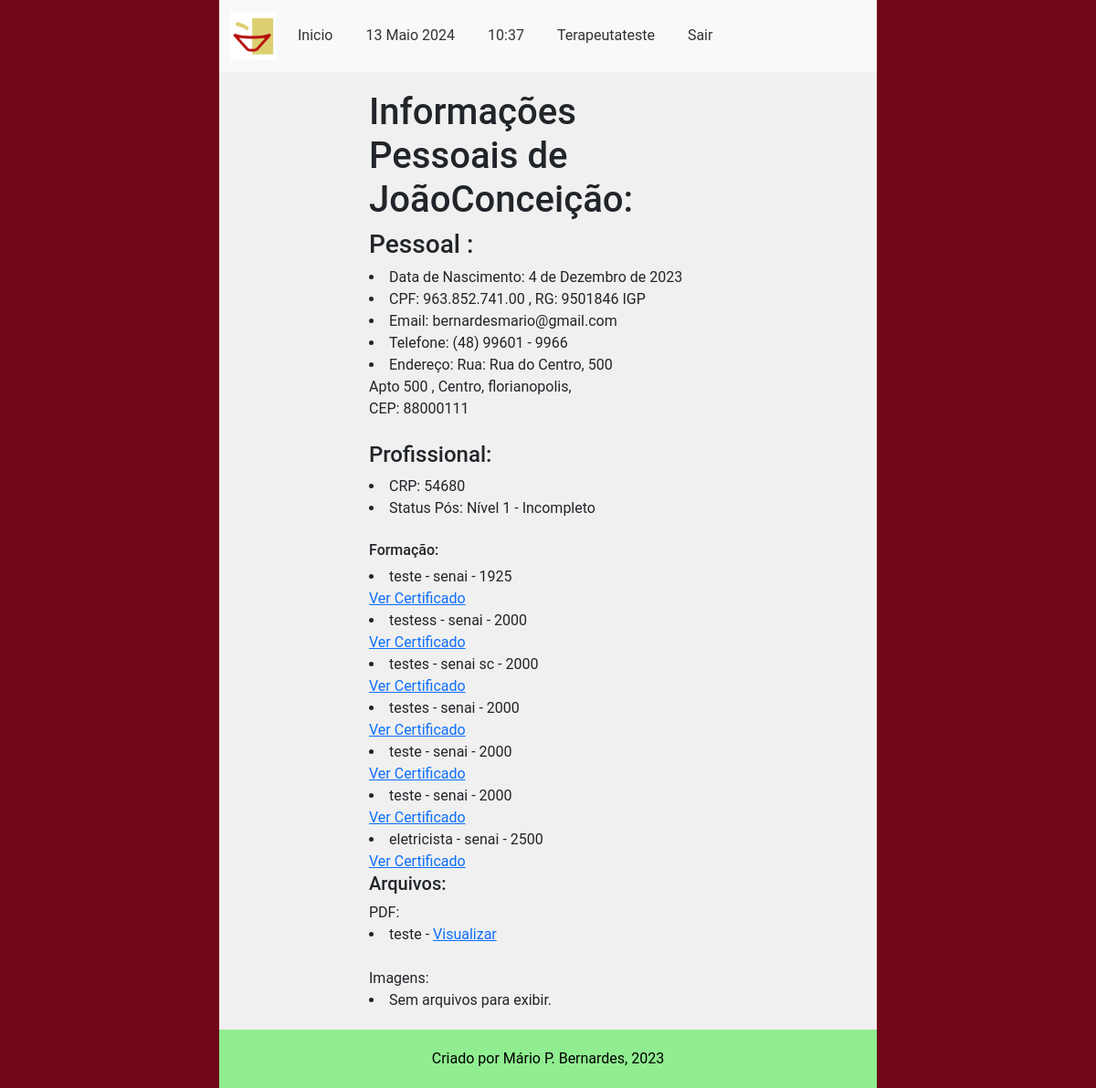
Page /main/perfil/54680 (signed in) on the committed database.
### accounts/models.py (models this page shows, shortened)
class CustomUser(AbstractUser):
    email = models.EmailField(unique=True, verbose_name='E-mail')
    phone_number = models.CharField(max_length=11, unique=True, verbose_name='Telefone', validators=[
        validate_numbers, MinLengthValidator(limit_value=11), MaxLengthValidator(limit_value=11)
    ])
    require_otp_login = models.BooleanField(null=False, default=True)  # TODO trocar pra False
    otp = models.CharField(max_length=6, null=True, blank=True)

### main/models.py (models this page shows, shortened)
class CadastroProfissionais(models.Model):
    nome = models.CharField(verbose_name='Nome', max_length=100,
                            unique=True, editable=True, validators=[validate_letters])
    conselho_codigo = models.CharField(verbose_name='CRP', max_length=5, unique=True,
                                       editable=True, validators=[validate_numbers])
    STATUS_POS_CHOICES = (
        (0, 'Nível 1 - Incompleto'),
        (1, 'Nível 1 - Completo'),
        (2, 'Nível 2 - Incompleto'),
        (3, 'Nível 2 - Completo'),
        (4, 'Nível 3 - Incompleto'),
        (5, 'Nível 3 - Completo'),
    )
    pos_grad_status = models.IntegerField(verbose_name='Status Pós', choices=STATUS_POS_CHOICES, default=0)
    unimed_codigo = models.CharField(verbose_name='Número cadastro Unimed', max_length=6,
                                     unique=True, editable=True, validators=[validate_numbers])
    email = models.EmailField(verbose_name='Email', editable=True)
    telefone_numero = models.CharField(verbose_name='Telefone', max_length=11,
                                       editable=True, validators=[validate_numbers])
    endereco_rua = models.CharField(verbose_name='Endereço', max_length=100)
    endereco_bairro = models.CharField(verbose_name='Bairro', max_length=50)
    endereco_numero = models.CharField(verbose_name='Número', max_length=7, validators=[validate_numbers])
    endereco_complemento = models.CharField(verbose_name='Complemento', max_length=100)
    cidade = models.CharField(verbose_name='Cidade', max_length=20, validators=[validate_letters,
                                                                                MinLengthValidator(limit_value=3)])
    cep_numero = models.CharField(verbose_name='CEP', max_length=8, validators=[validate_numbers,
                                                                                MinLengthValidator(limit_value=8)])
    nascimento_data = models.DateField(verbose_name='Data de Nascimento', help_text='dd/mm/aaaa',
                                       validators=[validate_date_past])
    cpf_numero = models.CharField(verbose_name='CPF', unique=True, validators=[validate_numbers], max_length=11)
    rg_numero = models.CharField(verbose_name='Número RG', max_length=12,
                                 validators=[MinLengthValidator(limit_value=6)])
    rg_emissor = models.CharField(verbose_name='Orgão Emissor RG', max_length=50)
    usuario_codigo = models.ForeignKey(
        CustomUser,
        related_name='Terapeutas',
        on_delete=models.PROTECT
    )
    objects = models.Manager()
    class Meta:
        verbose_name = 'Terapeuta'
        verbose_name_plural = 'Terapeutas'
        permissions = [
            ('add_terapeuta', 'Adicionar novos Usuários (Administrativos)')
        ]

class HistoricoAcademico(models.Model):
    terapeuta = models.ForeignKey('CadastroProfissionais',
                                  on_delete=models.PROTECT,
                                  verbose_name='Terapeuta')
    curso = models.CharField(verbose_name='Curso', max_length=30, validators=[validate_letters])
    instituicao = models.CharField(verbose_name='Instituição', max_length=50,
                                   validators=[validate_letters, MinLengthValidator(limit_value=4)])
    ano_conclusao = models.CharField(verbose_name='Ano de Conclusão', null=False, max_length=4,
                                     default=int(datetime.now().year),
                                     validators=[
                                         validate_numbers, MinLengthValidator(limit_value=4),
                                         MinValueValidator(limit_value=1900),
                                         MaxValueValidator(limit_value=int(datetime.now().year))])
    certificado_conclusao = models.FileField(upload_to=terapeutas_media_upload_path, blank=True, null=False,
                                             verbose_name='Certificado de Conclusão', help_text='Apenas arquivos PDF')
    objects = models.Manager()
    class Meta:
        verbose_name = 'Histórico Acadêmico'
        verbose_name_plural = 'Históricos Acadêmicos'

class ProfissionaisMedia(models.Model):
    terapeuta = models.ForeignKey('CadastroProfissionais', on_delete=models.CASCADE, related_name='arquivos',
                                  verbose_name='Terapeuta', help_text='Terapeuta relacionado')
    pdf_file = models.FileField(upload_to=terapeutas_media_upload_path, blank=True, null=True, verbose_name='PDF',
                                default='n/d', help_text='Arquivos PDF')
    image_file = models.ImageField(upload_to=terapeutas_media_upload_path, blank=True, null=True, default='n/d',
                                   verbose_name='Imagens', help_text='Arquivos de Imagem')
    description = models.CharField(max_length=255, verbose_name='Descrição', help_text='Descreva o arquivo')
    objects = models.Manager()
    class Meta:
        verbose_name = 'Arquivo de Terapeuta'
        verbose_name_plural = 'Arquivos de Terapeuta'

### main/views.py (the view)
@login_required(login_url="/accounts/login")
def informacoes_terapeuta(request: HttpRequest, terapeuta_codigo: str):
    current_terapeuta = get_terapeuta_by_codigo(terapeuta_codigo)
    historico_academico = get_terapeuta_historico_academico(current_terapeuta)
    pdf_media = get_current_terapeuta_pdf_media(current_terapeuta)
    image_media = get_current_terapeuta_image_media(current_terapeuta)
    context = {
        'terapeuta': current_terapeuta,
        'historico': historico_academico,
        'image_media': image_media,
        'pdf_media': pdf_media
    }
    return render(request, 'user_perfil.html', context)

### main/services/terapeutas_services.py (called while the page is built)
def get_terapeuta_by_codigo(terapeuta_codigo: str) -> CadastroProfissionais:
    terapeuta = CadastroProfissionais.objects.get(conselho_codigo=terapeuta_codigo)
    return terapeuta

def get_terapeuta_historico_academico(terapeuta: CadastroProfissionais) -> QuerySet:
    historico_academico = HistoricoAcademico.objects.filter(terapeuta=terapeuta)
    return historico_academico

def get_current_terapeuta_pdf_media(current_terapeuta: CadastroProfissionais) -> QuerySet:
    terapeuta_pdf_media = ProfissionaisMedia.objects.filter(terapeuta=current_terapeuta).exclude(pdf_file='n/d')
    return terapeuta_pdf_media

def get_current_terapeuta_image_media(current_terapeuta: CadastroProfissionais) -> QuerySet:
    terapeuta_image_media = ProfissionaisMedia.objects.filter(terapeuta=current_terapeuta).exclude(image_file='n/d')
    return terapeuta_image_media

### main/templatetags/custom_filters.py (called while the page is built)
@register.filter(name='format_phone_number')
def format_phone_number(phone_number: str) -> str:
    if not phone_number or len(phone_number) != 11:
        return phone_number
    formatted_number = f"({phone_number[0:2]}) {phone_number[2:7]} - {phone_number[7:]}"
    return formatted_number

@register.filter(name='format_cpf')
def format_cpf(cpf_number: str) -> str:
    if not cpf_number or len(cpf_number) != 11:
        return cpf_number
    formatted_cpf = f"{cpf_number[:3]}.{cpf_number[3:6]}.{cpf_number[6:9]}.{cpf_number[9:]}"
    return formatted_cpf

### main/templates/user_perfil.html (shortened to what this page needs)
{% extends 'middleman1.html' %}
{% load bootstrap5 %}
{% load static%}
{% load custom_filters %}
{% block content %}
<h1>Informações Pessoais de {{ terapeuta.nome }}:</h1>
    <h3> Pessoal : </h3>
        <li>Data de Nascimento: {{ terapeuta.nascimento_data }}  </li>
        <li>CPF: {{ terapeuta.cpf_numero | format_cpf }} , RG: {{terapeuta.rg_numero}} {{terapeuta.rg_emissor}} </li>
        <li>Email: {{ terapeuta.email }} </li>
        <li>Telefone: {{ terapeuta.telefone_numero | format_phone_number }} </li>
        <li>Endereço: Rua: {{ terapeuta.endereco_rua }}, {{ terapeuta.endereco_numero }} <br>
            {{terapeuta.endereco_complemento}} , {{ terapeuta.endereco_bairro }}, {{ terapeuta.cidade }},
        <br> CEP: {{ terapeuta.cep_numero }} </li>
        <br>
        <h4> Profissional: </h4>
        <li>CRP: {{ terapeuta.conselho_codigo }} </li>
        <li>Status Pós: {{ terapeuta.get_pos_grad_status_display }} </li>
    <br>
    <h6> Formação: </h6>
        {% for curso in historico %}
            <li>
                {{ curso.curso }} - {{ curso.instituicao }} - {{ curso.ano_conclusao }} <br>
                <a href="{% url 'main:view_certificado' curso_id=curso.id %}"> Ver Certificado </a>
            </li>
        {% empty %}
            <li> Sem arquivos para exibir.</li>
        {% endfor %}
    <h5> Arquivos: </h5>
        {% for media in pdf_media %}
            PDF:
            <li>
                {{ media.description }} - <a href="{% url 'main:terapeuta/pdf' media_id=media.id %}"> Visualizar </a>
            </li>
        {% empty %}
            <li> Sem arquivos para exibir.</li>
        {% endfor %}
        <br>
            Imagens: <br>
            {% for media in image_media %}
                <li>
                    {{ media.description }} - <a href="{% url 'main:terapeuta/image' media_id=media.id %}"> Visualizar </a>
                </li>
            {% empty %}
                <li> Sem arquivos para exibir.</li>
            {% endfor %}
{% endblock %}

### main/templates/middleman1.html (shortened to what this page needs)
{% load static %}
{% load django_bootstrap5 %}
{% bootstrap_css %}
<!DOCTYPE html>
<html lang="pt-br">
<head>
    <link rel="stylesheet" type="text/css" href="{% static 'main_style.css' %}">
</head>
<body>
    <div class="page-container">
        <header>
            <nav class="navbar navbar-expand-lg navbar-light bg-light">
                <div class="container">
                <a class="navbar-brand" href="{% static 'fav.icon.jpeg' %}">
                    <img src="{% static 'fav.icon.jpeg' %}" alt="Your Logo" style="width: 50px; height: auto;" >
                </a>
                    <div class="collapse navbar-collapse text-dark" id="navbarNav">
                        <ul class="navbar-nav">
                            <li class="nav-item">
                                <a class="nav-link" href="{% url 'main:homepage' %}">Inicio</a>
                            </li>
                            <li class="nav-item">
                    <span class="nav-link">
                        {% now "j F Y" %}
                    </span>
                </li>
                <li class="nav-item">
                    <span class="nav-link">
                        {% now "H:i" %}
                    </span>
                </li>
                <li class="nav-item">
                    <span class="nav-link">
                        {% if user.is_authenticated %}
                            {{ user.username }}
                        {% endif %}
                    </span>
                </li>
                <li class="nav-item">
                                <a class="nav-link" href="{% url 'accounts:logout' %}">Sair</a>
                            </li>
                        </ul>
                    </div>
                </div>
            </nav>
        </header>
        <main class="main-content">
            {% block content %}{% endblock %}
        </main>
        <footer class="footer">
            Criado por Mário P. Bernardes, 2023
        </footer>
    </div>
</body>
</html>

### main/static/main_style.css (style rules this page uses)
body { font-family: roboto; font-size: 16px; background-color: #f0f0f0; margin: 0; padding: 0; }
.page-container { border-left: 20vw solid #70061a; border-right: 20vw solid #70061a; min-height: 100vh; box-sizing: border-box; display: flex; flex-direction: column; }
.main-content { width: 60%; margin: 0 auto; padding: 20px; flex-grow: 1; }
.navbar { background-color: #333; color: #fff; }
.navbar-brand { font-size: 24px; }
.navbar-nav { list-style-type: none; padding: 0; }
.nav-item { margin-right: 20px; }
.nav-link { color: #333; }
.footer { background-color: lightgreen; color: #000; padding: 20px 0; text-align: center; flex-shrink: 0; }

### rows in the picture
CustomUser: username "Terapeutateste"
CadastroProfissionais: nome "JoãoConceição", nascimento_data "4 de Dezembro de 2023", cpf_numero "963.852.741.00", rg_numero "9501846", rg_emissor "IGP", email "bernardesmario@gmail.com", telefone_numero "(48) 99601 - 9966", endereco_rua "Rua do Centro", endereco_numero "500", endereco_complemento "Apto 500", endereco_bairro "Centro", cidade "florianopolis", cep_numero "88000111", conselho_codigo "54680", pos_grad_status "Nível 1 - Incompleto"
HistoricoAcademico: curso "teste", instituicao "senai", ano_conclusao "1925"
HistoricoAcademico: curso "testess", instituicao "senai", ano_conclusao "2000"
HistoricoAcademico: curso "testes", instituicao "senai sc", ano_conclusao "2000"
HistoricoAcademico: curso "testes", instituicao "senai", ano_conclusao "2000"
HistoricoAcademico: curso "teste", instituicao "senai", ano_conclusao "2000"
HistoricoAcademico: curso "teste", instituicao "senai", ano_conclusao "2000"
HistoricoAcademico: curso "eletricista", instituicao "senai", ano_conclusao "2500"
ProfissionaisMedia: description "teste"
